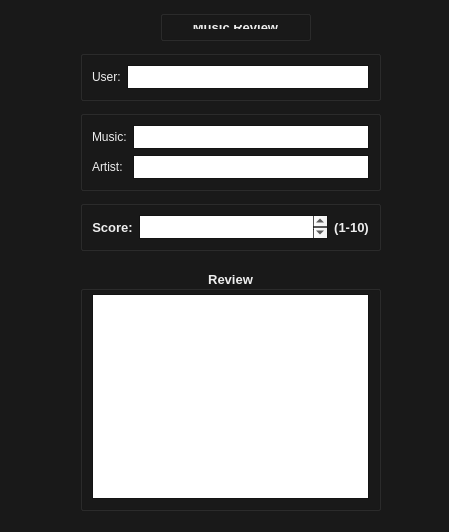
<?xml version="1.0" encoding="UTF-8"?>
<ui version="4.0">
 <class>MusicReview</class>
 <widget class="QDialog" name="MusicReview">
  <property name="geometry">
   <rect>
    <x>0</x>
    <y>0</y>
    <width>449</width>
    <height>532</height>
   </rect>
  </property>
  <property name="palette">
   <palette>
    <active>
     <colorrole role="Base">
      <brush brushstyle="SolidPattern">
       <color alpha="255">
        <red>255</red>
        <green>255</green>
        <blue>255</blue>
       </color>
      </brush>
     </colorrole>
     <colorrole role="Window">
      <brush brushstyle="SolidPattern">
       <color alpha="255">
        <red>25</red>
        <green>25</green>
        <blue>25</blue>
       </color>
      </brush>
     </colorrole>
    </active>
    <inactive>
     <colorrole role="Base">
      <brush brushstyle="SolidPattern">
       <color alpha="255">
        <red>255</red>
        <green>255</green>
        <blue>255</blue>
       </color>
      </brush>
     </colorrole>
     <colorrole role="Window">
      <brush brushstyle="SolidPattern">
       <color alpha="255">
        <red>25</red>
        <green>25</green>
        <blue>25</blue>
       </color>
      </brush>
     </colorrole>
    </inactive>
    <disabled>
     <colorrole role="Base">
      <brush brushstyle="SolidPattern">
       <color alpha="255">
        <red>25</red>
        <green>25</green>
        <blue>25</blue>
       </color>
      </brush>
     </colorrole>
     <colorrole role="Window">
      <brush brushstyle="SolidPattern">
       <color alpha="255">
        <red>25</red>
        <green>25</green>
        <blue>25</blue>
       </color>
      </brush>
     </colorrole>
    </disabled>
   </palette>
  </property>
  <property name="windowTitle">
   <string>Dialog</string>
  </property>
  <property name="autoFillBackground">
   <bool>true</bool>
  </property>
  <widget class="QGroupBox" name="Logo">
   <property name="geometry">
    <rect>
     <x>80</x>
     <y>110</y>
     <width>301</width>
     <height>81</height>
    </rect>
   </property>
   <layout class="QGridLayout" name="gridLayout_2">
    <item row="0" column="0">
     <widget class="QLabel" name="label">
      <property name="palette">
       <palette>
        <active>
         <colorrole role="WindowText">
          <brush brushstyle="SolidPattern">
           <color alpha="255">
            <red>238</red>
            <green>238</green>
            <blue>238</blue>
           </color>
          </brush>
         </colorrole>
         <colorrole role="Text">
          <brush brushstyle="SolidPattern">
           <color alpha="255">
            <red>235</red>
            <green>235</green>
            <blue>235</blue>
           </color>
          </brush>
         </colorrole>
        </active>
        <inactive>
         <colorrole role="WindowText">
          <brush brushstyle="SolidPattern">
           <color alpha="255">
            <red>238</red>
            <green>238</green>
            <blue>238</blue>
           </color>
          </brush>
         </colorrole>
         <colorrole role="Text">
          <brush brushstyle="SolidPattern">
           <color alpha="255">
            <red>235</red>
            <green>235</green>
            <blue>235</blue>
           </color>
          </brush>
         </colorrole>
        </inactive>
        <disabled>
         <colorrole role="WindowText">
          <brush brushstyle="SolidPattern">
           <color alpha="255">
            <red>120</red>
            <green>120</green>
            <blue>120</blue>
           </color>
          </brush>
         </colorrole>
         <colorrole role="Text">
          <brush brushstyle="SolidPattern">
           <color alpha="255">
            <red>120</red>
            <green>120</green>
            <blue>120</blue>
           </color>
          </brush>
         </colorrole>
        </disabled>
       </palette>
      </property>
      <property name="text">
       <string>Music:</string>
      </property>
     </widget>
    </item>
    <item row="0" column="1">
     <widget class="QTextBrowser" name="music"/>
    </item>
    <item row="1" column="1">
     <widget class="QTextBrowser" name="artist"/>
    </item>
    <item row="1" column="0">
     <widget class="QLabel" name="label_2">
      <property name="palette">
       <palette>
        <active>
         <colorrole role="WindowText">
          <brush brushstyle="SolidPattern">
           <color alpha="255">
            <red>238</red>
            <green>238</green>
            <blue>238</blue>
           </color>
          </brush>
         </colorrole>
         <colorrole role="Text">
          <brush brushstyle="SolidPattern">
           <color alpha="255">
            <red>235</red>
            <green>235</green>
            <blue>235</blue>
           </color>
          </brush>
         </colorrole>
        </active>
        <inactive>
         <colorrole role="WindowText">
          <brush brushstyle="SolidPattern">
           <color alpha="255">
            <red>238</red>
            <green>238</green>
            <blue>238</blue>
           </color>
          </brush>
         </colorrole>
         <colorrole role="Text">
          <brush brushstyle="SolidPattern">
           <color alpha="255">
            <red>235</red>
            <green>235</green>
            <blue>235</blue>
           </color>
          </brush>
         </colorrole>
        </inactive>
        <disabled>
         <colorrole role="WindowText">
          <brush brushstyle="SolidPattern">
           <color alpha="255">
            <red>120</red>
            <green>120</green>
            <blue>120</blue>
           </color>
          </brush>
         </colorrole>
         <colorrole role="Text">
          <brush brushstyle="SolidPattern">
           <color alpha="255">
            <red>120</red>
            <green>120</green>
            <blue>120</blue>
           </color>
          </brush>
         </colorrole>
        </disabled>
       </palette>
      </property>
      <property name="text">
       <string>Artist:</string>
      </property>
     </widget>
    </item>
   </layout>
  </widget>
  <widget class="QGroupBox" name="Logo_2">
   <property name="geometry">
    <rect>
     <x>160</x>
     <y>10</y>
     <width>151</width>
     <height>31</height>
    </rect>
   </property>
   <property name="font">
    <font>
     <family>Arial</family>
     <pointsize>10</pointsize>
     <weight>75</weight>
     <bold>true</bold>
    </font>
   </property>
   <property name="alignment">
    <set>Qt::AlignCenter</set>
   </property>
   <layout class="QGridLayout" name="gridLayout_3">
    <item row="0" column="0">
     <widget class="QLabel" name="label_3">
      <property name="palette">
       <palette>
        <active>
         <colorrole role="WindowText">
          <brush brushstyle="SolidPattern">
           <color alpha="255">
            <red>238</red>
            <green>238</green>
            <blue>238</blue>
           </color>
          </brush>
         </colorrole>
         <colorrole role="Text">
          <brush brushstyle="SolidPattern">
           <color alpha="255">
            <red>235</red>
            <green>235</green>
            <blue>235</blue>
           </color>
          </brush>
         </colorrole>
        </active>
        <inactive>
         <colorrole role="WindowText">
          <brush brushstyle="SolidPattern">
           <color alpha="255">
            <red>238</red>
            <green>238</green>
            <blue>238</blue>
           </color>
          </brush>
         </colorrole>
         <colorrole role="Text">
          <brush brushstyle="SolidPattern">
           <color alpha="255">
            <red>235</red>
            <green>235</green>
            <blue>235</blue>
           </color>
          </brush>
         </colorrole>
        </inactive>
        <disabled>
         <colorrole role="WindowText">
          <brush brushstyle="SolidPattern">
           <color alpha="255">
            <red>120</red>
            <green>120</green>
            <blue>120</blue>
           </color>
          </brush>
         </colorrole>
         <colorrole role="Text">
          <brush brushstyle="SolidPattern">
           <color alpha="255">
            <red>120</red>
            <green>120</green>
            <blue>120</blue>
           </color>
          </brush>
         </colorrole>
        </disabled>
       </palette>
      </property>
      <property name="layoutDirection">
       <enum>Qt::LeftToRight</enum>
      </property>
      <property name="text">
       <string>Music Review</string>
      </property>
      <property name="alignment">
       <set>Qt::AlignCenter</set>
      </property>
     </widget>
    </item>
   </layout>
  </widget>
  <widget class="QGroupBox" name="Logo_3">
   <property name="geometry">
    <rect>
     <x>80</x>
     <y>200</y>
     <width>301</width>
     <height>51</height>
    </rect>
   </property>
   <property name="font">
    <font>
     <family>Arial</family>
     <pointsize>10</pointsize>
     <weight>75</weight>
     <bold>true</bold>
    </font>
   </property>
   <property name="alignment">
    <set>Qt::AlignCenter</set>
   </property>
   <layout class="QGridLayout" name="gridLayout_4">
    <item row="0" column="1">
     <widget class="QTextEdit" name="score"/>
    </item>
    <item row="0" column="2">
     <widget class="QLabel" name="label_6">
      <property name="palette">
       <palette>
        <active>
         <colorrole role="WindowText">
          <brush brushstyle="SolidPattern">
           <color alpha="255">
            <red>238</red>
            <green>238</green>
            <blue>238</blue>
           </color>
          </brush>
         </colorrole>
         <colorrole role="Text">
          <brush brushstyle="SolidPattern">
           <color alpha="255">
            <red>235</red>
            <green>235</green>
            <blue>235</blue>
           </color>
          </brush>
         </colorrole>
        </active>
        <inactive>
         <colorrole role="WindowText">
          <brush brushstyle="SolidPattern">
           <color alpha="255">
            <red>238</red>
            <green>238</green>
            <blue>238</blue>
           </color>
          </brush>
         </colorrole>
         <colorrole role="Text">
          <brush brushstyle="SolidPattern">
           <color alpha="255">
            <red>235</red>
            <green>235</green>
            <blue>235</blue>
           </color>
          </brush>
         </colorrole>
        </inactive>
        <disabled>
         <colorrole role="WindowText">
          <brush brushstyle="SolidPattern">
           <color alpha="255">
            <red>120</red>
            <green>120</green>
            <blue>120</blue>
           </color>
          </brush>
         </colorrole>
         <colorrole role="Text">
          <brush brushstyle="SolidPattern">
           <color alpha="255">
            <red>120</red>
            <green>120</green>
            <blue>120</blue>
           </color>
          </brush>
         </colorrole>
        </disabled>
       </palette>
      </property>
      <property name="layoutDirection">
       <enum>Qt::LeftToRight</enum>
      </property>
      <property name="text">
       <string>(1-10)</string>
      </property>
      <property name="alignment">
       <set>Qt::AlignCenter</set>
      </property>
     </widget>
    </item>
    <item row="0" column="0">
     <widget class="QLabel" name="label_5">
      <property name="palette">
       <palette>
        <active>
         <colorrole role="WindowText">
          <brush brushstyle="SolidPattern">
           <color alpha="255">
            <red>238</red>
            <green>238</green>
            <blue>238</blue>
           </color>
          </brush>
         </colorrole>
         <colorrole role="Text">
          <brush brushstyle="SolidPattern">
           <color alpha="255">
            <red>235</red>
            <green>235</green>
            <blue>235</blue>
           </color>
          </brush>
         </colorrole>
        </active>
        <inactive>
         <colorrole role="WindowText">
          <brush brushstyle="SolidPattern">
           <color alpha="255">
            <red>238</red>
            <green>238</green>
            <blue>238</blue>
           </color>
          </brush>
         </colorrole>
         <colorrole role="Text">
          <brush brushstyle="SolidPattern">
           <color alpha="255">
            <red>235</red>
            <green>235</green>
            <blue>235</blue>
           </color>
          </brush>
         </colorrole>
        </inactive>
        <disabled>
         <colorrole role="WindowText">
          <brush brushstyle="SolidPattern">
           <color alpha="255">
            <red>120</red>
            <green>120</green>
            <blue>120</blue>
           </color>
          </brush>
         </colorrole>
         <colorrole role="Text">
          <brush brushstyle="SolidPattern">
           <color alpha="255">
            <red>120</red>
            <green>120</green>
            <blue>120</blue>
           </color>
          </brush>
         </colorrole>
        </disabled>
       </palette>
      </property>
      <property name="layoutDirection">
       <enum>Qt::LeftToRight</enum>
      </property>
      <property name="text">
       <string>Score:</string>
      </property>
      <property name="alignment">
       <set>Qt::AlignCenter</set>
      </property>
     </widget>
    </item>
   </layout>
  </widget>
  <widget class="QGroupBox" name="Logo_4">
   <property name="geometry">
    <rect>
     <x>80</x>
     <y>270</y>
     <width>301</width>
     <height>241</height>
    </rect>
   </property>
   <property name="palette">
    <palette>
     <active>
      <colorrole role="WindowText">
       <brush brushstyle="SolidPattern">
        <color alpha="255">
         <red>239</red>
         <green>239</green>
         <blue>239</blue>
        </color>
       </brush>
      </colorrole>
     </active>
     <inactive>
      <colorrole role="WindowText">
       <brush brushstyle="SolidPattern">
        <color alpha="255">
         <red>239</red>
         <green>239</green>
         <blue>239</blue>
        </color>
       </brush>
      </colorrole>
     </inactive>
     <disabled>
      <colorrole role="WindowText">
       <brush brushstyle="SolidPattern">
        <color alpha="255">
         <red>120</red>
         <green>120</green>
         <blue>120</blue>
        </color>
       </brush>
      </colorrole>
     </disabled>
    </palette>
   </property>
   <property name="font">
    <font>
     <family>Arial</family>
     <pointsize>10</pointsize>
     <weight>75</weight>
     <bold>true</bold>
    </font>
   </property>
   <property name="title">
    <string>Review</string>
   </property>
   <property name="alignment">
    <set>Qt::AlignCenter</set>
   </property>
   <layout class="QGridLayout" name="gridLayout_5">
    <property name="topMargin">
     <number>3</number>
    </property>
    <item row="0" column="0">
     <widget class="QTextEdit" name="review"/>
    </item>
   </layout>
  </widget>
  <widget class="QGroupBox" name="horizontalGroupBox">
   <property name="geometry">
    <rect>
     <x>110</x>
     <y>530</y>
     <width>241</width>
     <height>31</height>
    </rect>
   </property>
   <layout class="QHBoxLayout" name="horizontalLayout_4">
    <property name="spacing">
     <number>19</number>
    </property>
    <property name="leftMargin">
     <number>3</number>
    </property>
    <property name="topMargin">
     <number>3</number>
    </property>
    <property name="rightMargin">
     <number>3</number>
    </property>
    <property name="bottomMargin">
     <number>3</number>
    </property>
    <item>
     <widget class="QPushButton" name="GoBackB_4">
      <property name="text">
       <string>Go Back</string>
      </property>
     </widget>
    </item>
    <item>
     <widget class="QPushButton" name="ArtistB_4">
      <property name="palette">
       <palette>
        <active>
         <colorrole role="Highlight">
          <brush brushstyle="SolidPattern">
           <color alpha="255">
            <red>128</red>
            <green>84</green>
            <blue>3</blue>
           </color>
          </brush>
         </colorrole>
         <colorrole role="Link">
          <brush brushstyle="SolidPattern">
           <color alpha="255">
            <red>133</red>
            <green>89</green>
            <blue>8</blue>
           </color>
          </brush>
         </colorrole>
        </active>
        <inactive>
         <colorrole role="Highlight">
          <brush brushstyle="SolidPattern">
           <color alpha="255">
            <red>128</red>
            <green>84</green>
            <blue>3</blue>
           </color>
          </brush>
         </colorrole>
         <colorrole role="Link">
          <brush brushstyle="SolidPattern">
           <color alpha="255">
            <red>133</red>
            <green>89</green>
            <blue>8</blue>
           </color>
          </brush>
         </colorrole>
        </inactive>
        <disabled>
         <colorrole role="Highlight">
          <brush brushstyle="SolidPattern">
           <color alpha="255">
            <red>133</red>
            <green>89</green>
            <blue>8</blue>
           </color>
          </brush>
         </colorrole>
         <colorrole role="Link">
          <brush brushstyle="SolidPattern">
           <color alpha="255">
            <red>133</red>
            <green>89</green>
            <blue>8</blue>
           </color>
          </brush>
         </colorrole>
        </disabled>
       </palette>
      </property>
      <property name="text">
       <string>Post</string>
      </property>
     </widget>
    </item>
   </layout>
  </widget>
  <widget class="QGroupBox" name="Logo_5">
   <property name="geometry">
    <rect>
     <x>80</x>
     <y>50</y>
     <width>301</width>
     <height>51</height>
    </rect>
   </property>
   <layout class="QGridLayout" name="gridLayout_6">
    <item row="0" column="2">
     <widget class="QTextBrowser" name="user"/>
    </item>
    <item row="0" column="1">
     <widget class="QLabel" name="label_7">
      <property name="palette">
       <palette>
        <active>
         <colorrole role="WindowText">
          <brush brushstyle="SolidPattern">
           <color alpha="255">
            <red>238</red>
            <green>238</green>
            <blue>238</blue>
           </color>
          </brush>
         </colorrole>
         <colorrole role="Text">
          <brush brushstyle="SolidPattern">
           <color alpha="255">
            <red>235</red>
            <green>235</green>
            <blue>235</blue>
           </color>
          </brush>
         </colorrole>
        </active>
        <inactive>
         <colorrole role="WindowText">
          <brush brushstyle="SolidPattern">
           <color alpha="255">
            <red>238</red>
            <green>238</green>
            <blue>238</blue>
           </color>
          </brush>
         </colorrole>
         <colorrole role="Text">
          <brush brushstyle="SolidPattern">
           <color alpha="255">
            <red>235</red>
            <green>235</green>
            <blue>235</blue>
           </color>
          </brush>
         </colorrole>
        </inactive>
        <disabled>
         <colorrole role="WindowText">
          <brush brushstyle="SolidPattern">
           <color alpha="255">
            <red>120</red>
            <green>120</green>
            <blue>120</blue>
           </color>
          </brush>
         </colorrole>
         <colorrole role="Text">
          <brush brushstyle="SolidPattern">
           <color alpha="255">
            <red>120</red>
            <green>120</green>
            <blue>120</blue>
           </color>
          </brush>
         </colorrole>
        </disabled>
       </palette>
      </property>
      <property name="text">
       <string>User:</string>
      </property>
     </widget>
    </item>
   </layout>
  </widget>
 </widget>
 <resources/>
 <connections/>
</ui>
